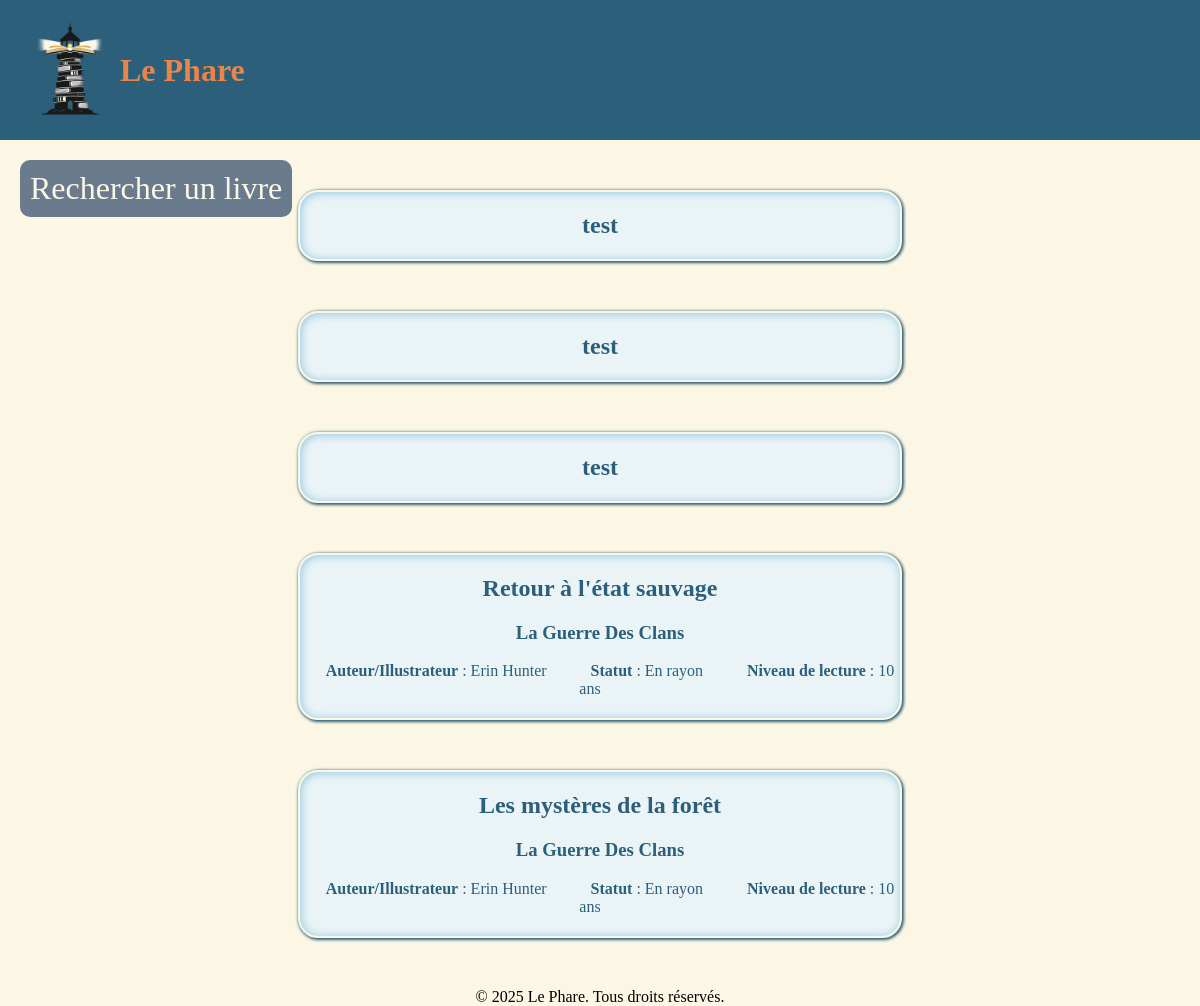
/books/, run on an earlier commit of the app's database.
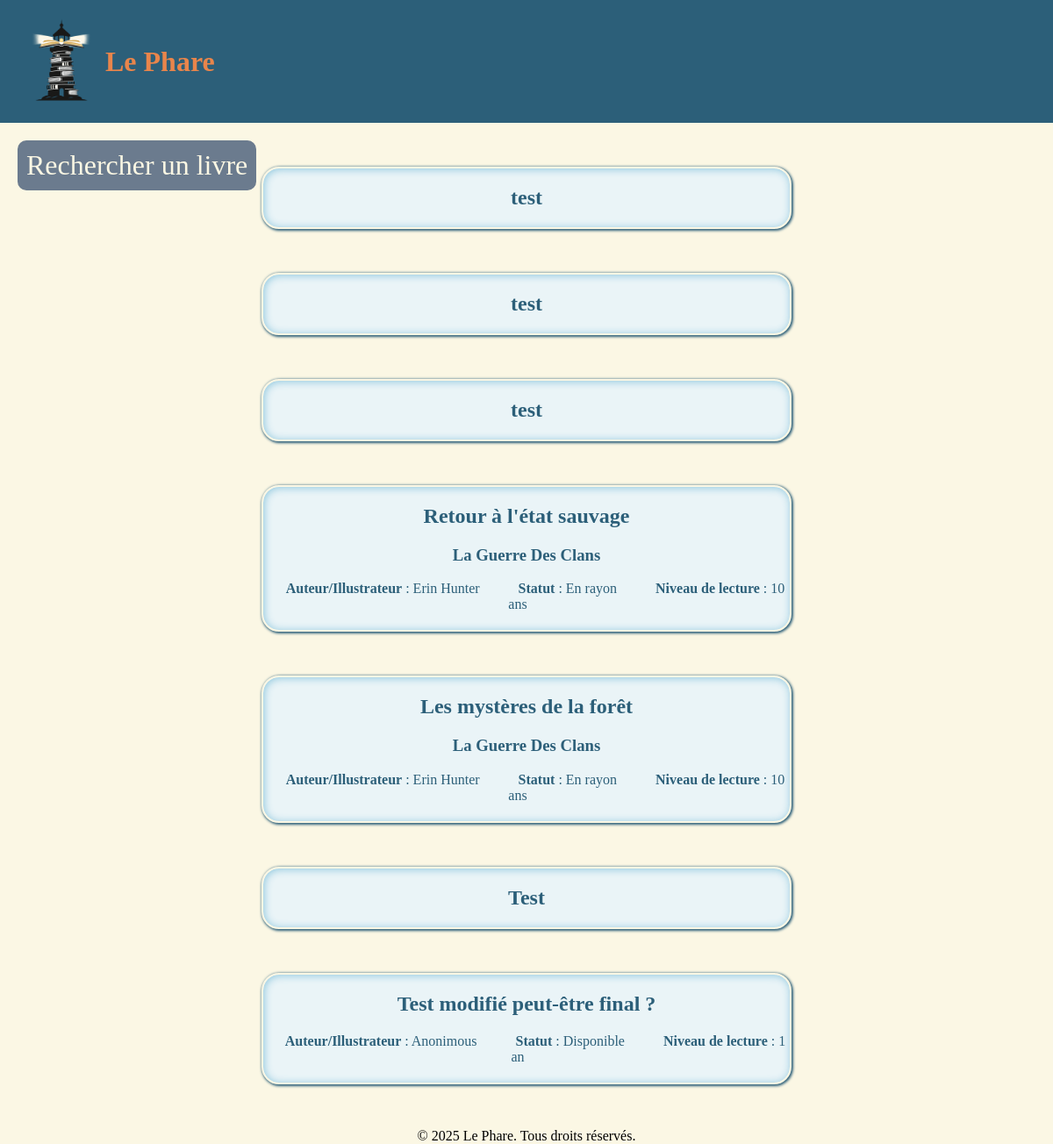
And on a later commit of the database.
### lighthouse/models.py (models this page shows)
class Book(models.Model):
    title = models.CharField(max_length=200)
    author = models.CharField(max_length=200, blank=True)
    ISBN = models.CharField(max_length=13)
    published = models.IntegerField(null=True, blank=True)
    edition = models.CharField(max_length=200, blank=True)
    category = models.ManyToManyField(Category, blank=True)
    location = models.CharField(max_length=200, blank=True)
    status = models.CharField(max_length=200, blank=True)
    cote = models.CharField(max_length=10, blank=True)
    collection = models.CharField(max_length=200, blank=True)
    read_level = models.CharField(max_length=200, blank=True)
    summary = models.CharField(max_length=2000, blank=True)
    language = models.CharField(max_length=200, blank=True)
    copy = models.IntegerField(null=True, blank=True)
    genre = models.ManyToManyField(Genre, blank=True)

### lighthouse/views.py (the view)
# urls.py: path('books/', views.search, name='search'),
def search(request):
    books = Book.objects.all()
    search_fields = {
        'title': 'title__icontains',
        'author': 'author__icontains',
        'published': 'published',
        'ISBN': 'ISBN',
        'location': 'location__icontains',
        'status': 'status__icontains',
        'cote': 'cote__icontains',
        'collection': 'collection__icontains',
        'read_level': 'read_level__icontains',
        'summary': 'summary__icontains',
        'language': 'language__icontains',
        'copy': 'copy',
    }
    filters = {}
    for field, lookup in search_fields.items():
        value = request.GET.get(field)
        if value:
            filters[lookup] = value
    books = books.filter(**filters)
    if request.headers.get('x-requested-with') == 'XMLHttpRequest':
        return render(request, 'book_list.html', {'books': books})
    return render(request, 'search.html', {'books': books})

### lighthouse/templates/search.html (shortened to what this page needs)
{% load static %}
<!DOCTYPE html>
<html lang="en">
    <head>
        <link rel="stylesheet" href="{% static 'styles.css' %}">
    </head>
    <body>
        <div class="page-container">
            <header id="site-header">
                <div class="header-content">
                    <a href="{% url 'accueil' %}">
                        <img class="logo" src="{% static 'lighthouse_icon_trans.png' %}" height="100" width="100">
                        <h1>Le Phare</h1>
                    </a>
                </div>
            </header>
            <main>
                <label for="drawer-toggle" class="drawer-button">Rechercher un livre</label>
                <div id="book-results">
                    {% include "book_list.html" %}
                </div>
            </main>
            <footer>&copy; 2025 Le Phare. Tous droits réservés.</footer>
        </div>
    </body>
</html>

### lighthouse/templates/book_list.html (shortened to what this page needs)
{% for book in books %}
    <a href="{% url 'book_details' book.id %}" class="book_link">
        <article class="book-card">
            <h2 class="book-title">{{ book.title }}</h2>
            <h3 class="book-collection">{{ book.collection }}</h3>
            <div class="first-line">
                {% if book.author %}
                    <p class="book-author"><strong>Auteur/Illustrateur</strong> : {{ book.author }}</p>
                {% endif %}
                {% if book.status %}
                    <p class="book-status"><strong>Statut</strong> : {{ book.status }}</p>
                {% endif %}
                {% if book.read_level %}
                    <p class="book-read_level"><strong>Niveau de lecture</strong> : {{ book.read_level }}</p>
                {% endif %}
            </div>
        </article>
    </a>
{% empty %}
    <div class="no-result">
        <p>Aucun livre trouvé</p>
    </div>
{% endfor %}

What changed in the data, as far as the page shows it:
added Book: title "Test"
added Book: title "Test modifié peut-être final ?", author "Anonimous", status "Disponible", read_level "1 an"
